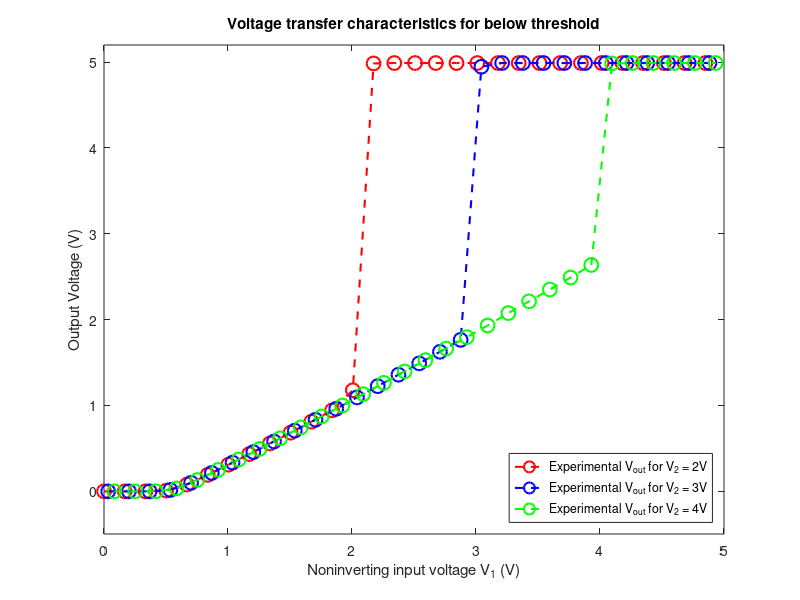

Source code (MATLAB):
%Experiment 1 Part 2 plotter
interval = 10;

%%Part 2
% Next, connect V2 to a constant voltage source and sweep V1 from one rail to the other,
% measuring Vout for at least three di?erent values of V2 that are above the bias voltage. In
% your report, include a single plot showing all of these voltage transfer characteristics (VTCs).
% Repeat this experiment for an above-threshold bias current.


load('Data/Experiment1Part2Data.mat')
plot(V1(1:interval:end),Vout(1:interval:end), '--ro','MarkerSize',10, 'LineWidth', 1.5); hold on;

load('Data/Experiment1Part3Data.mat')
plot(V1(3:interval:end),Vout(3:interval:end), '--bo','MarkerSize',10, 'LineWidth', 1.5); hold on;

load('Data/Experiment1Part4Data.mat')
plot(V1(6:interval:end),Vout(6:interval:end), '--go','MarkerSize',10, 'LineWidth', 1.5); hold on;

ylim([-0.5,5.2]);
title('Voltage transfer characteristics for below threshold');
xlabel('Noninverting input voltage V_{1} (V)');
ylabel('Output Voltage (V)');

legend('Experimental V_{out} for V_2 = 2V',...
 'Experimental V_{out} for V_2 = 3V',...
 'Experimental V_{out} for V_2 = 4V',...
 'Location','SouthEast')